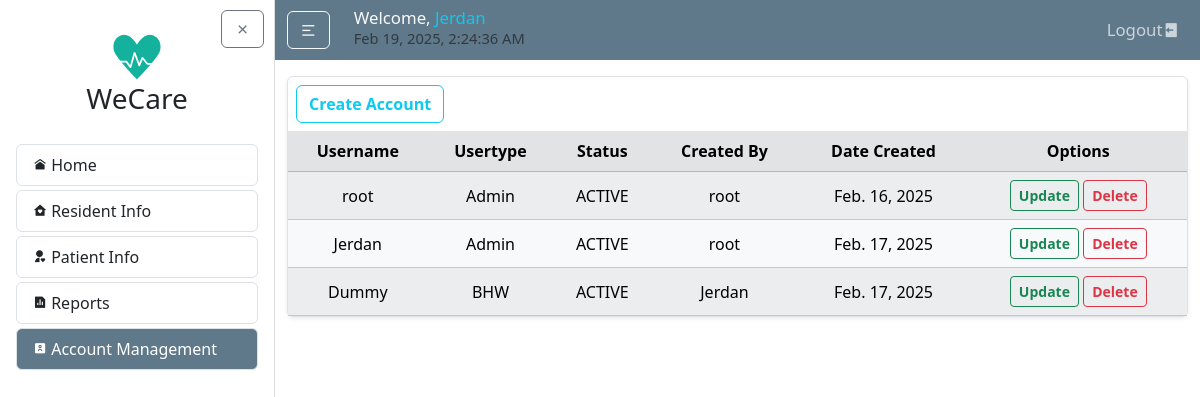
/users/ (signed in), run on the app's committed database.
### users/models.py (models this page shows, shortened)
class UserProfile(models.Model):
    USER_TYPE_CHOICES = [
        ('BHW', 'Barangay Health Worker'),
        ('Doctor', 'Doctor'),
        ('Admin', 'Admin'),
    ]
    STATUS_CHOICES = [
        ('ACTIVE', 'Active'),
        ('INACTIVE', 'Inactive'),
    ]
    user = models.OneToOneField(User, on_delete=models.CASCADE)
    usertype = models.CharField(max_length=10, choices=USER_TYPE_CHOICES, default='BHW')
    status = models.CharField(max_length=8, choices=STATUS_CHOICES, default='ACTIVE')
    created_by = models.ForeignKey(User, related_name='created_user_profiles', on_delete=models.SET_NULL, null=True, blank=True)

### users/views.py (the view)
# urls.py: path('', views.accountlist, name='account-list'),
@login_required
def accountlist(request):
    if not request.user.is_staff:
        return HttpResponseForbidden("You do not have perimission to see accounts list.")
    accounts = UserProfile.objects.all()
    return render(request, 'users/account_list.html', {'accounts': accounts})

### users/templates/users/account_list.html (shortened to what this page needs)
{% extends "home/layout.html" %}
{% block body %}
<article class="content-section border rounded p-0 shadow-sm">
    <a href="{% url "account-create" %}" class="btn btn-outline-info ms-2 mt-2 fw-bold">Create Account</a>
    <div class="table-responsive w-100 mt-2">
        <table id="accountsTable" class="table table-light table-striped text-center w-100 m-0">
            <thead class="table-secondary">
                <tr>
                    <th>Username</th>
                    <th>Usertype</th>
                    <th>Status</th>
                    <th>Created By</th>
                    <th>Date Created</th>
                    <th>Options</th>
                </tr>
            </thead>
            <tbody>
                {% for account in accounts %}
                    <tr>
                        <td style="vertical-align: middle;">{{ account.user.username }}</td>
                        <td style="vertical-align: middle;">{{ account.usertype }}</td>
                        <td style="vertical-align: middle;">{{ account.status }}</td>
                        <td style="vertical-align: middle;">{{ account.created_by }}</td>
                        <td style="vertical-align: middle;">{{ account.user.date_joined|date:"M. d, Y" }}</td>
                        <td style="vertical-align: middle;">
                            <a href="{% url "account-update" account.pk %}" class="btn btn-sm btn-outline-success fw-bold">Update</a>
                            <a href="{% url "account-delete-confirm" account.pk %}" class="btn btn-sm btn-outline-danger fw-bold">Delete</a>
                        </td>
                    </tr>
                {% endfor %}
            </tbody>
        </table>
    </div>
</article>
{% endblock %}

### home/templates/home/layout.html (shortened to what this page needs)
{% load static %}
<!DOCTYPE html>
<html lang="en">
<head>
  <link rel="stylesheet" type="text/css" href="{% static 'home/main.css' %}">
  <link href="https://cdn.jsdelivr.net/npm/bootstrap@5.3.3/dist/css/bootstrap.min.css" rel="stylesheet">
  <link rel="stylesheet" href="https://cdnjs.cloudflare.com/ajax/libs/remixicon/4.6.0/remixicon.css">
</head>
<body>
  <div id="page-wrapper" class="d-flex" style="min-height: 100vh;">
    <div id="sidebar" class="sidebar active">
      <div class="p-3" style="position: relative;">
        <button id="sidebarClose" class="btn btn-outline-secondary" style="position: absolute; top: 10px; right: 10px;">
          <i class="ri-close-line"></i>
        </button>
        <div class="sidebar-logo p-3 text-center">
          <a href="{% url "home" %}" class="nav-link">
              <img src="{% static 'home/images/WeCareLogo.svg' %}" alt="Logo" class="img-fluid logo-small">
              <h3 class="">WeCare</h3>
          </a>
        </div>
        <ul class="list-group my-1">
          <a href="{% url "home" %}" class="nav-link {% if request.path == '/' %}active{% endif %} rounded">
            <li class="list-group-item d-flex align-items-center menu-item">
              <i class="ri-home-9-fill me-1 menu-icons"></i>Home
            </li>
          </a>
        </ul>
        <ul class="list-group my-1">
          <a href="#" class="nav-link rounded">
            <li class="list-group-item d-flex align-items-center menu-item">
              <i class="ri-home-heart-fill me-1 menu-icons"></i>Resident Info
            </li>
          </a>
        </ul>
        <ul class="list-group my-1">
          <a href="#" class="nav-link rounded">
            <li class="list-group-item d-flex align-items-center menu-item">
              <i class="ri-user-heart-fill me-1 menu-icons"></i>Patient Info
            </li>
          </a>
        </ul>
        <ul class="list-group my-1">
          <a href="#" class="nav-link rounded">
            <li class="list-group-item d-flex align-items-center menu-item">
              <i class="ri-file-chart-fill me-1 menu-icons"></i>Reports
            </li>
          </a>
        </ul>
        <ul class="list-group my-1">
          <a href="{% url "account-list" %}" class="nav-link {% if '/users/' in request.path %}active{% endif %} rounded">
            <li class="list-group-item d-flex align-items-center menu-item">
              <i class="ri-account-box-2-fill me-1 menu-icons"></i>Account Management
            </li>
          </a>
        </ul>
      </div>
    </div>
    <div id="content-wrapper" class="flex-grow-1">
      <header class="site-header">
        <nav class="navbar navbar-expand-md navbar-dark bg-steel">
          <div class="container">
            <div class="navbar-nav align-items-xl-center">
              <button id="sidebarToggle" class="btn btn-outline-light me-3">
                <i class="ri-menu-2-line"></i>
              </button>
            </div>
            <div class="ms-2 me-auto">
              <h5 class="d-flex align-items-end gap-1 mb-1">
                  <span class="text-light nav-font">
                      {% if user.is_authenticated %}Welcome, <span class="text-info">{{ request.user }}</span> <br>{% endif %}
                      <small id="clock" class="my-auto text-muted text-light"></small>
                  </span>
              </h5>
            </div>
            <div class="navbar-nav ms-auto nav-font">
              {% if user.is_authenticated %}
                <a class="nav-item nav-link" href="{% url "logout" %}">Logout<i class="ri-logout-box-fill "></i></a>
              {% endif %}
            </div>
          </div>
        </nav>
      </header>
      <main id="main-content" role="main" class="container mt-3">
          <div class="row">
            <div class="col">
              {% block body %}{% endblock %}
            </div>
          </div>
      </main>
    </div>
  </div>
</body>
</html>

### home/static/home/main.css (style rules this page uses)
body { background: #fafafa; color: #333333; }
h1, h2, h3, h4, h5, h6 { color: #444444; }
ul { margin: 0; }
.bg-steel { background-color: #5f788a; }
.site-header .navbar-nav .nav-link { color: #cbd5db; }
.nav-font { font-size: calc(0.6rem + 0.6vw); }
.content-section { background: #ffffff; padding: 10px 20px; border: 1px solid #dddddd; border-radius: 3px; margin-bottom: 20px; }
#page-wrapper { display: flex; min-height: 100vh; }
#content-wrapper { flex-grow: 1; transition: margin-left 0.3s ease; }
.sidebar { width: 275px; min-width: 275px; background: #ffffff; border-right: 1px solid #ddd; transition: width 0.3s ease, min-width 0.3s ease; }
.menu-icons { font-size: calc(0.1rem + 1vw) !important; }
.menu-item { transition: background-color 0.3s ease, color 0.3s ease; }
.nav-link.active .menu-item { background-color: #5F788A; color: white; }
.logo-small { width: 50px; height: auto; max-width: 100%; }
.container { max-width: 1490px!important; }

### data on the page
UserProfile: user.username "root", usertype "Admin", status "ACTIVE", created_by "root", user.date_joined "Feb. 16, 2025"
UserProfile: user.username "Jerdan", usertype "Admin", status "ACTIVE", created_by "root", user.date_joined "Feb. 17, 2025"
UserProfile: user.username "Dummy", usertype "BHW", status "ACTIVE", created_by "Jerdan", user.date_joined "Feb. 17, 2025"

### other printed values
{{ request.user }} "Jerdan"
